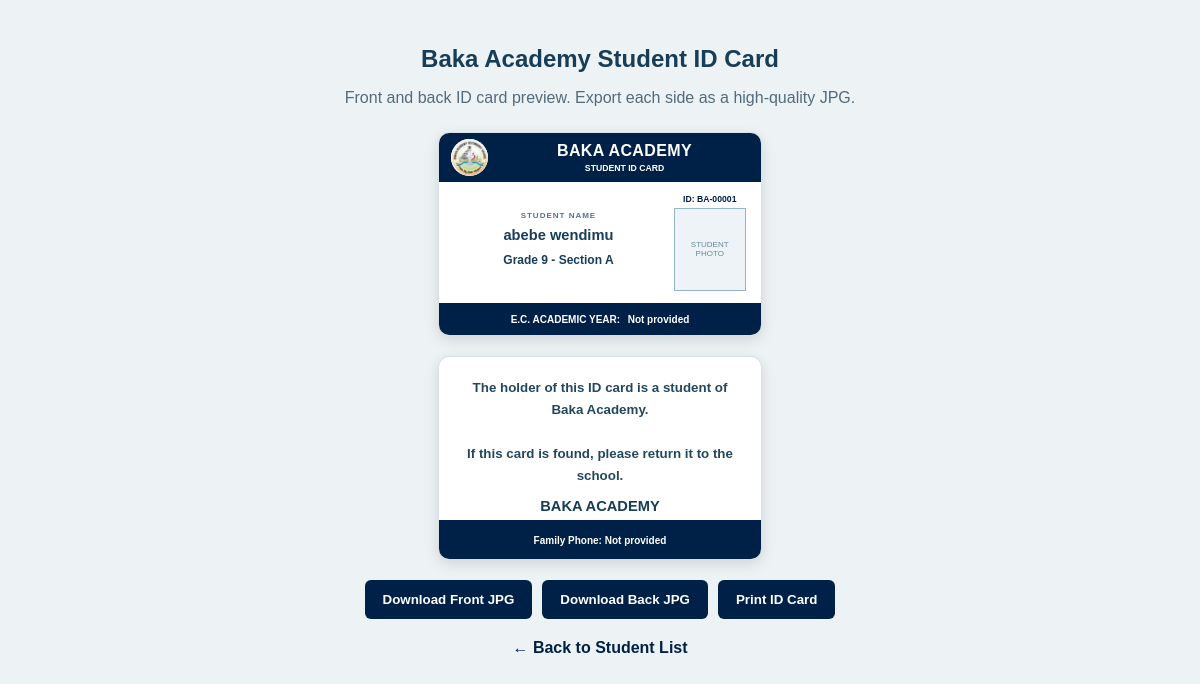
The app's page /students/1/id-card (signed in), older data.
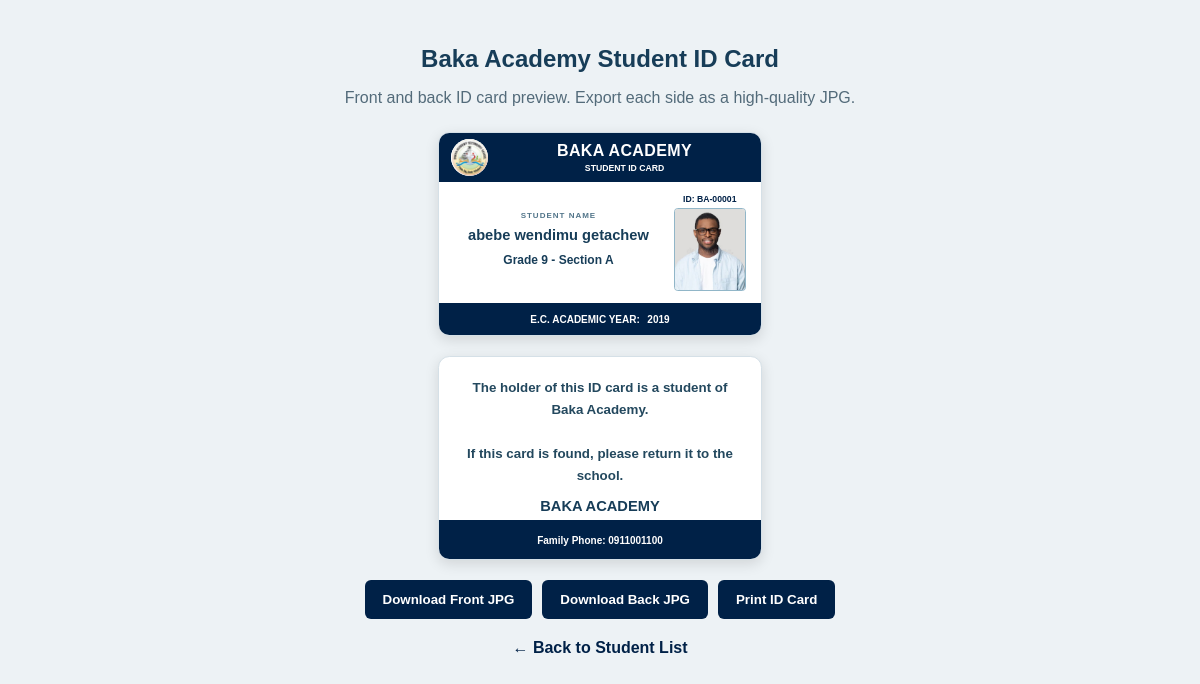
The same page, newer data.
### app.py (models this page shows)
class Student(db.Model):
    id = db.Column(db.Integer, primary_key=True)
    student_id = db.Column(db.String(30), unique=True, nullable=False)
    full_name = db.Column(db.String(150), nullable=False)
    grade = db.Column(db.String(10), nullable=False)
    section = db.Column(db.String(10), nullable=False)
    sex = db.Column(db.String(1))
    age = db.Column(db.Integer)
    family_contact_name = db.Column(db.String(150))
    family_phone = db.Column(db.String(30))
    previous_school = db.Column(db.String(150))
    photo_filename = db.Column(db.String(255))
    stream = db.Column(db.String(50))
    academic_year_ec = db.Column(db.String(30))
    academic_year_gc = db.Column(db.String(30))
    is_active = db.Column(
        db.Boolean, nullable=False, default=True, server_default="1"
    )
    left_at = db.Column(db.DateTime)

### app.py (the view)
@app.route("/students/<int:student_id>/id-card")
@student_staff_only
def student_id_card(student_id):
    student = db.session.get(Student, student_id)
    if not student:
        flash("Student not found.")
        return redirect(url_for("student_management"))
    return render_template(
        "student_id_card.html",
        student=student
    )

### app.py (called while the page is built)
def logged_in(fn):
    @wraps(fn)
    def wrapper(*args, **kwargs):
        if "user_id" not in session:
            return redirect(url_for("login"))
        user = db.session.get(User, session["user_id"])
        if not user or not user.is_active:
            session.clear()
            flash("Your account is inactive or unavailable.")
            return redirect(url_for("login"))
        return fn(*args, **kwargs)
    return wrapper

def student_staff_only(fn):
    @wraps(fn)
    @logged_in
    def wrapper(*args, **kwargs):
        user = db.session.get(User, session["user_id"])
        if not user or user.role not in ["admin", "student_management"]:
            flash("Student Management access required.")
            return redirect(url_for("dashboard"))
        return fn(*args, **kwargs)
    return wrapper

### templates/student_id_card.html (shortened to what this page needs)
<!DOCTYPE html>
<html lang="en">
<head>
</head>
<body>
<div class="page">
    <h2>Baka Academy Student ID Card</h2>
    <p class="instructions">
        Front and back ID card preview. Export each side as a high-quality JPG.
    </p>
    <div class="card" id="frontCard">
        <div class="front-header">
            <img
                class="school-logo"
                src="{{ url_for('static', filename='logo.jpg') }}"
                alt="Baka Academy Logo"
            >
            <div class="school-heading">
                <h3>BAKA ACADEMY</h3>
                <p>STUDENT ID CARD</p>
            </div>
        </div>
        <div class="front-body">
            <div class="student-details">
                <div class="label">STUDENT NAME</div>
                <div class="student-name">
                    {{ student.full_name }}
                </div>
                <div class="grade">
                    Grade {{ student.grade }}
                    {% if student.section %}
                        - Section {{ student.section }}
                    {% endif %}
                </div>
            </div>
            <div class="photo-section">
                <div class="student-number">
                    ID: {{ student.student_id }}
                </div>
                {% if student.photo_filename %}
                    <img
                        class="student-photo"
                        src="{{ url_for('static', filename='uploads/student_photos/' ~ student.photo_filename) }}"
                        alt="Student Photo"
                    >
                {% else %}
                    <div class="photo-placeholder">
                        STUDENT<br>PHOTO
                    </div>
                {% endif %}
            </div>
        </div>
        <div class="front-footer">
            <span class="academic-year-label">E.C. ACADEMIC YEAR:</span>
            <span>{{ student.academic_year_ec or "Not provided" }}</span>
        </div>
    </div>
    <div class="card" id="backCard">
        <div class="back-body">
            <div>
                <div class="return-message">
                    The holder of this ID card is a student
                    of Baka Academy.
                    <br><br>
                    If this card is found, please return it
                    to the school.
                </div>
                <div class="back-school">
                    BAKA ACADEMY
                </div>
            </div>
        </div>
        <div class="back-footer">
            Family Phone:
            {{ student.family_phone or "Not provided" }}
        </div>
    </div>
    <div class="controls">
        <button onclick="downloadCard('frontCard', 'front', this)">
            Download Front JPG
        </button>
        <button onclick="downloadCard('backCard', 'back', this)">
            Download Back JPG
        </button>
        <button onclick="window.print()">
            Print ID Card
        </button>
    </div>
    <a
        class="back-button"
        href="{{ url_for('student_management') }}"
    >
        ← Back to Student List
    </a>
</div>
</body>
</html>

Row changes from the older to the newer data that the page shows:
changed Student "BA-00001": full_name "abebe wendimu" → "abebe wendimu getachew"; photo_filename: picture added; academic_year_ec "Not provided" → "2019"; family_phone "Not provided" → "0911001100"; photo_filename empty → "ba-00001_1793510195.jpg" (drawn)
Text that changed along with them:
text no longer shown: "STUDENT PHOTO"
